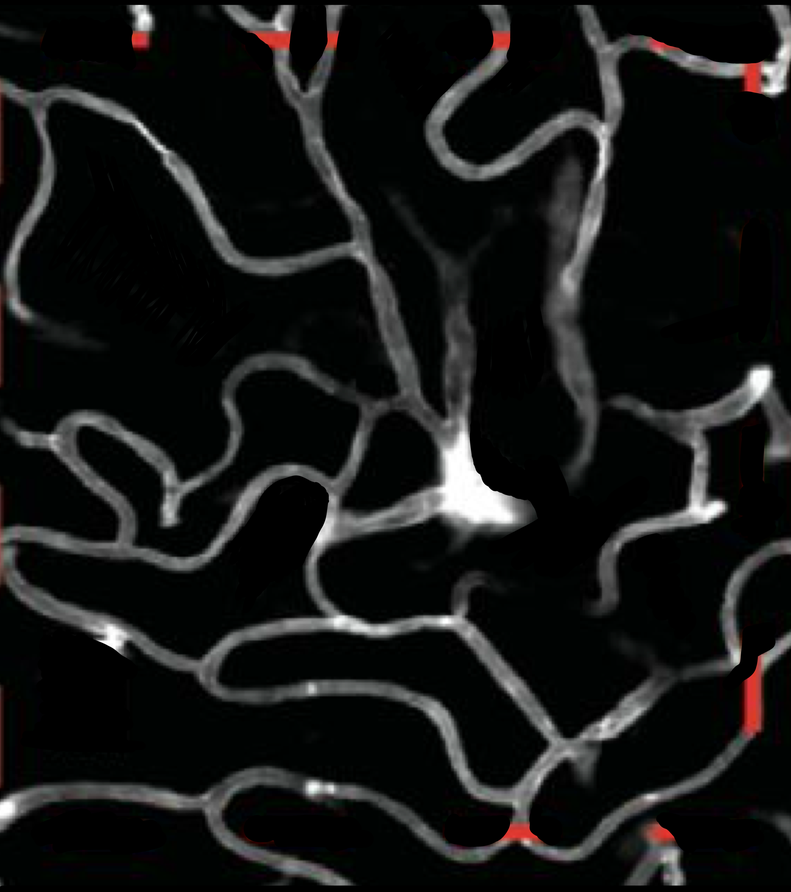
#> input picture microvascularpython/intermediate_layer.png, 791 x 892 px, shrunk from 2219 x 2500 before the run
$ python -i Diamater_of_Vessel.py   (imports and definitions only)
#> lines starting #> are read from the running program, lines starting #| are printed output that depends on the picture; after the words box and inside, x2 and y2 are one past the last pixel; in counts of white or black regions, pixels touching at a corner belong together
#This may or may not work

import cv2
import numpy as np

def calculate_vessel_diameter(image_path, threshold_low=30, threshold_high=150):
#> called with image_path = 'intermediate_layer.png', threshold_low = 30, threshold_high = 150
    img = cv2.imread(image_path, cv2.IMREAD_GRAYSCALE) #instead we should call function for black and white
#> img: shape (892, 791); min 0, max 255, mean 21.6

    edges = cv2.Canny(img, threshold_low, threshold_high)
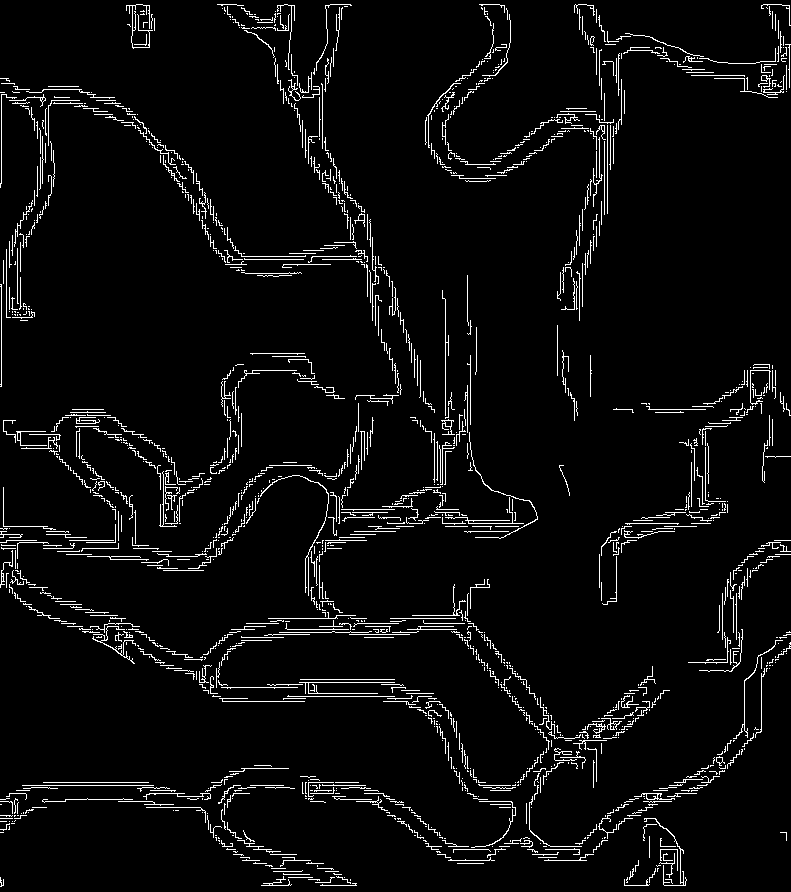
#> edges: shape (892, 791); 4.5% white in thin lines or dots
    contours, _ = cv2.findContours(edges, cv2.RETR_EXTERNAL, cv2.CHAIN_APPROX_SIMPLE)
#> contours = 1654 contours, 1638 with area under 20; largest, box (x1, y1, x2, y2) and area: (634, 793, 675, 800) 75, (441, 419, 455, 435) 47, (260, 475, 329, 596) 42, (354, 213, 365, 227) 38, (469, 432, 538, 539) 38

    diameters = []
    for contour in contours:
        x, y, w, h = cv2.boundingRect(contour)
        diameter = max(w, h)
        diameters.append(diameter)
#> this loop made 1654 passes
#> (x, y, w, h, diameter) on passes 1 to 3: (320, 883, 37, 3, 37), (665, 879, 8, 5, 8), (624, 879, 26, 7, 26)
#> after the loop, diameters = 1654 values, max 132 at index 211, min 1 at index 6, mean 14.46
    if diameters:
        max_diameter = max(diameters)
#> max_diameter = 132
    else:
        max_diameter = 0

    return max_diameter

>>> result = calculate_vessel_diameter('intermediate_layer.png')
#> result = 132

$ run again, on microvascularpython/z.png
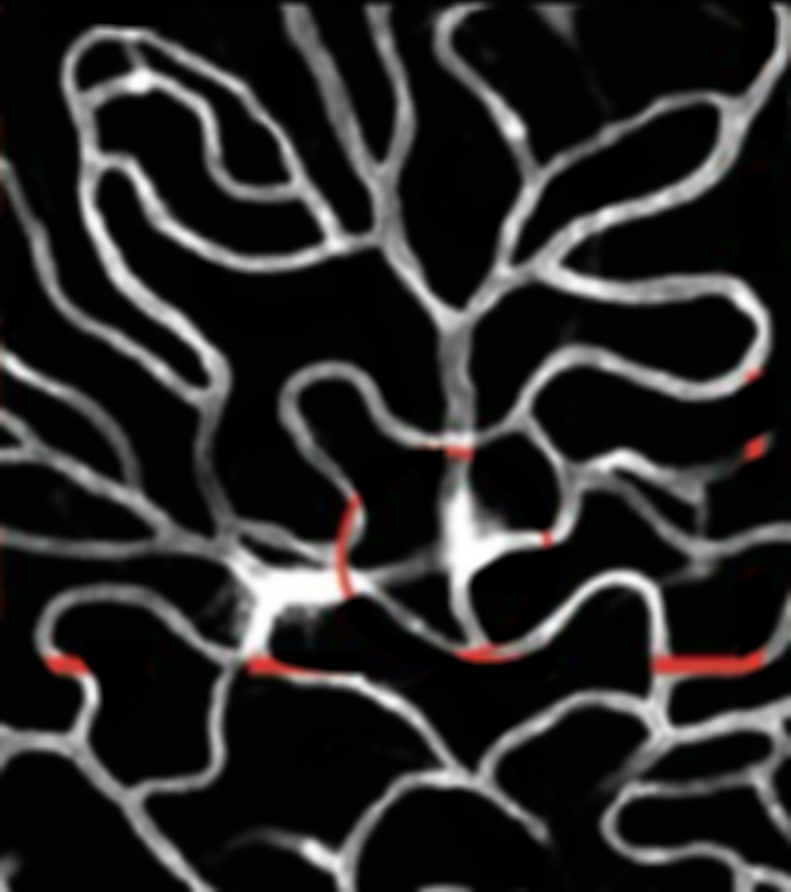
#> input picture microvascularpython/z.png, 791 x 892 px, shrunk from 2219 x 2500 before the run
#> in calculate_vessel_diameter, `edges = cv2.Canny(img, threshold_low, threshold_high)`:
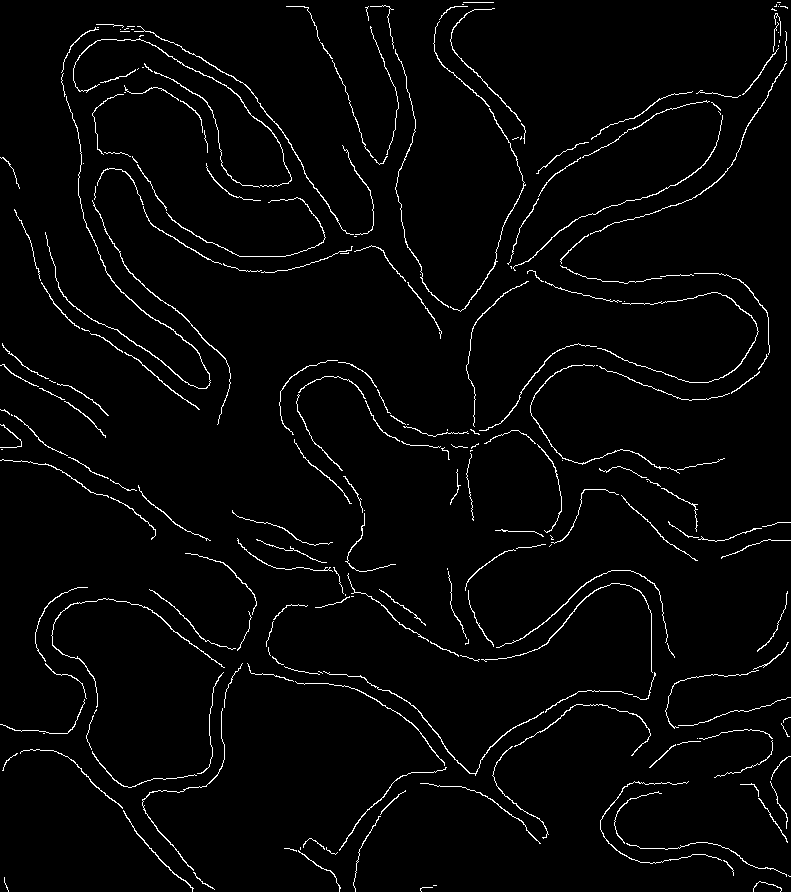
#> edges: shape (892, 791); 2.7% white in thin lines or dots
#> contours = 241 contours, 174 with area under 20; largest, box (x1, y1, x2, y2) and area: (45, 96, 211, 389) 166, (134, 26, 354, 235) 112, (323, 671, 544, 776) 108, (73, 38, 292, 187) 101, (92, 200, 231, 425) 98
#> the loop in calculate_vessel_diameter, `for contour in contours:` made 241 passes
#> (x, y, w, h, diameter) on passes 1, 3, 4: (420, 887, 13, 5, 13), (753, 881, 29, 11, 29), (4, 877, 5, 15, 15)
#> after the loop in calculate_vessel_diameter, `for contour in contours:`: diameters = 241 values, max 293 at index 192, min 1 at index 31, mean 51.8
#> max_diameter = 293
